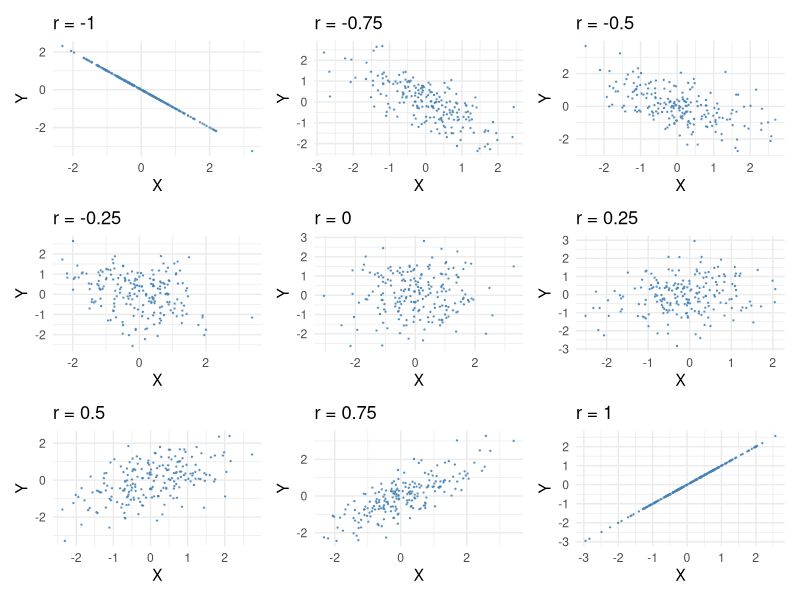

This figure's R source:
library(ggplot2)
library(patchwork)

set.seed(123)

r_vals <- seq(-1, 1, by = 0.25)
n <- 200

plots <- lapply(r_vals, function(r) {
  
  x <- rnorm(n)
  y <- r * x + sqrt(1 - r^2) * rnorm(n)
  
  df <- data.frame(x, y)
  
  ggplot(df, aes(x, y)) +
    geom_point(color = "steelblue", alpha = 0.7, size = 0.2) +
    # geom_smooth(method = "lm", se = FALSE, color = "darkred") +
    labs(title = paste("r =", r), x = "X", y = "Y") +
    theme_minimal(base_size = 11)
})

wrap_plots(plots, ncol = 3)
